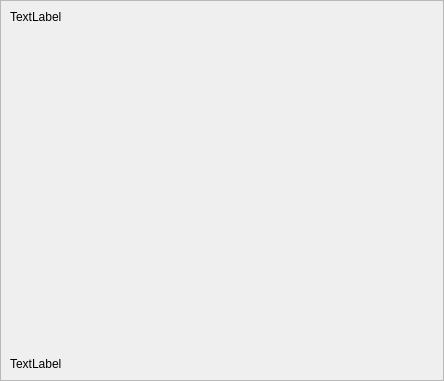
<?xml version='1.0'?>
<ui version="4.0">
 <class>WaterTemp</class>
 <widget class="QScrollArea" name="WaterTemp">
  <property name="geometry">
   <rect>
    <x>0</x>
    <y>0</y>
    <width>444</width>
    <height>381</height>
   </rect>
  </property>
  <property name="windowTitle">
   <string>ScrollArea</string>
  </property>
  <property name="widgetResizable">
   <bool>true</bool>
  </property>
  <widget class="QWidget" name="scrollAreaWidgetContents">
   <property name="geometry">
    <rect>
     <x>0</x>
     <y>0</y>
     <width>442</width>
     <height>379</height>
    </rect>
   </property>
   <layout class="QVBoxLayout" name="verticalLayout">
    <item>
     <widget class="QLabel" name="label_header">
      <property name="text">
       <string>TextLabel</string>
      </property>
     </widget>
    </item>
    <item>
     <layout class="QGridLayout" name="gridLayout">
      <item row="0" column="0">
       <spacer name="verticalSpacer">
        <property name="orientation">
         <enum>Qt::Vertical</enum>
        </property>
        <property name="sizeHint" stdset="0">
         <size>
          <width>20</width>
          <height>40</height>
         </size>
        </property>
       </spacer>
      </item>
     </layout>
    </item>
    <item>
     <widget class="QLabel" name="label_footer">
      <property name="text">
       <string>TextLabel</string>
      </property>
     </widget>
    </item>
   </layout>
  </widget>
 </widget>
 <resources/>
 <connections/>
</ui>
